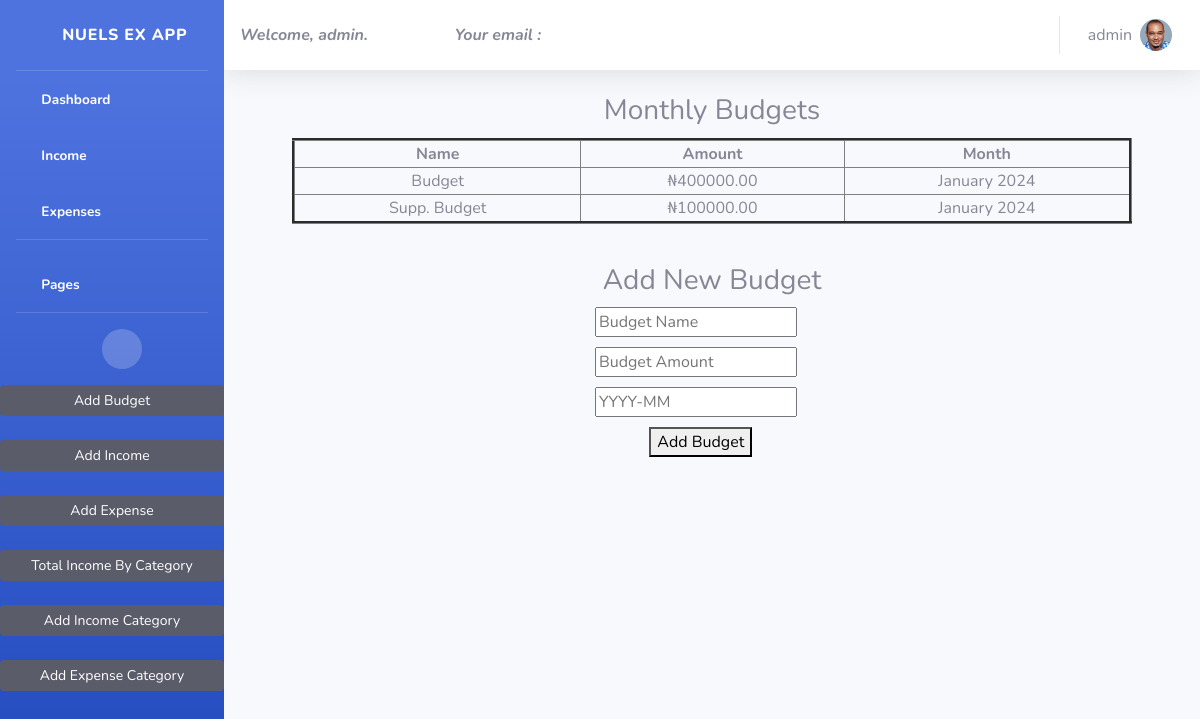
The page /monthly-budget/ (signed in) on the database its author committed.
### expenses/models.py (models this page shows, shortened)
class Userprofile(models.Model):
    user = models.OneToOneField(User, on_delete=models.CASCADE)
    email = models.EmailField(max_length=300, blank=True, null=True)
    address = models.CharField(max_length= 300, blank=True, null=True)
    dob = models.DateField(blank=True, null=True)
    fullname = models.CharField(max_length=100, blank=True, null=True)
    username = models.CharField(max_length=50, null=True, default=1)
    profile_image = models.ImageField(upload_to='profile')
    activation_key = models.CharField(max_length=300, blank=True, null=True)

class MonthlyBudget(models.Model):
    user = models.ForeignKey(User, on_delete=models.CASCADE)
    name = models.CharField(max_length=255)
    amount = models.DecimalField(max_digits=10, decimal_places=2)
    month = models.DateField(null=True, blank=True)

### expenses/views.py (the view, shortened to what this page needs)
# urls.py: path('monthly-budget/', MonthlyBudgetView.as_view(), name='monthly-budget'),
class MonthlyBudgetView(View):
    def get(self, request):
        monthly_budgets = MonthlyBudget.objects.filter(user=request.user)
        total_income_by_category = Incomecategory.objects.annotate(
            total_income=Sum('income__amount')
        ).values('name', 'total_income')
        sum_total_income = Incomecategory.objects.aggregate(
            sum_total_income=Sum('income__amount')
        )['sum_total_income'] or 0
        context = {
            'monthly_budgets': monthly_budgets,
            'total_income_by_category': total_income_by_category,
            'sum_total_income': sum_total_income,
        }
        return render(request, 'incoexp/monthly_budget.html', context=context)

### expenses/context_processor.py (called while the page is built)
def profile_info(request):
    if request.user.is_authenticated:
        try:
            profile = Userprofile.objects.get(user=request.user)
            return {'user_profile': profile}
        except Userprofile.DoesNotExist:
            pass
    return {}

### expenses/expensescat_context.py (called while the page is built)
def cate_list(request):
    globa_list =Expensescategory.objects.all()
    return {
        'globa_list': globa_list,
    }

### expenses/incomecat_context.py (called while the page is built)
def category_list(request):
    global_list = Incomecategory.objects.all()
    return {
        'global_list': global_list,
    }

### templates/incoexp/monthly_budget.html (shortened to what this page needs)
{% extends 'index.html' %}
{% block content %}
  <h3>Monthly Budgets</h3>
  <table border="3">
    <thead>
      <tr>
        <th>Name</th>
        <th>Amount</th>
        <th>Month</th>
      </tr>
    </thead>
    <tbody>
      {% for budget in monthly_budgets %}
        <tr>
          <td>{{ budget.name }}</td>
          <td>₦{{ budget.amount }}</td>
          <td>{{ budget.month|date:"F Y" }}</td>
        </tr>
      {% endfor %}
    </tbody>
  </table>
<h3>Add New Budget</h3>
<form method="post" action="{% url 'monthly-budget' %}">
  <input type="text" name="name" placeholder="Budget Name" required><br>
  <input type="number" name="amount" placeholder="Budget Amount" step="0.01" required><br>
  <input type="text" name="month" pattern="\d{4}-\d{2}" title="Enter a valid month in YYYY-MM format" placeholder="YYYY-MM" required><br>
  <button type="submit">Add Budget</button>
</form>
{% endblock %}

### templates/header.html (shortened to what this page needs)
<!DOCTYPE html>
{% load static %}
<html lang="en">
<head>
    <link href="{% static 'vendor/fontawesome-free/css/all.min.css' %}" rel="stylesheet" type="text/css">
    <link href="{% static 'css/sb-admin-2.min.css' %}" rel="stylesheet">
    <link href="{% static 'vendor/datatables/dataTables.bootstrap4.min.css' %}" rel="stylesheet">
</head>
<body id="page-top">
    <div id="wrapper">
        {% include 'sidebar.html' %}
        <div id="content-wrapper" class="d-flex flex-column">
            <div id="content">
                <nav class="navbar navbar-expand navbar-light bg-white topbar mb-4 static-top shadow">
                    <span class="wel" style="font-style: italic; font-weight: bold;">Welcome, {{ request.user }}.</span>
                    <span class="wel" style="font-style: italic;"><strong>Your email : </strong>{{ user.email }}</span>
                    <ul class="navbar-nav ml-auto">
                        <li class="nav-item dropdown no-arrow">
                            <a class="nav-link dropdown-toggle" href="#" id="userDropdown" role="button"
                                data-toggle="dropdown" aria-haspopup="true" aria-expanded="false">
                                <span class="mr-2 d-none d-lg-inline text-gray-600 large fw-bold">{{request.user}}</span>
                                {% if user_profile.profile_image %}
                                <img class="img-profile rounded-circle" src="{{ user_profile.profile_image.url }}" alt="Profile Image">
                                {% else %}
                                <img src="{% static 'img/undraw_profile.svg' %}" alt="Default Image">
                                {% endif %}
                            </a>
                        </li>
                    </ul>
                </nav>
                    {% block content %}
                    {% endblock content %}
            </div>
        </div>
    </div>
</body>
</html>

### templates/incoexp/monthly_budget.html (style rules this page uses)
h3 { text-align: center; margin-bottom: 10px; }
table { margin: auto; margin-bottom: 40px; width: 70vw; text-align: center; }
form { margin-left: 38%; }
button { margin-left: 9%; }
input { margin-bottom: 10px; }

### rows shown on the page
Userprofile: profile_image (picture)
MonthlyBudget: name "Budget", amount "400000.00", month "January 2024"
MonthlyBudget: name "Supp. Budget", amount "100000.00", month "January 2024"

### other values the page prints
{{ request.user }} "admin"
